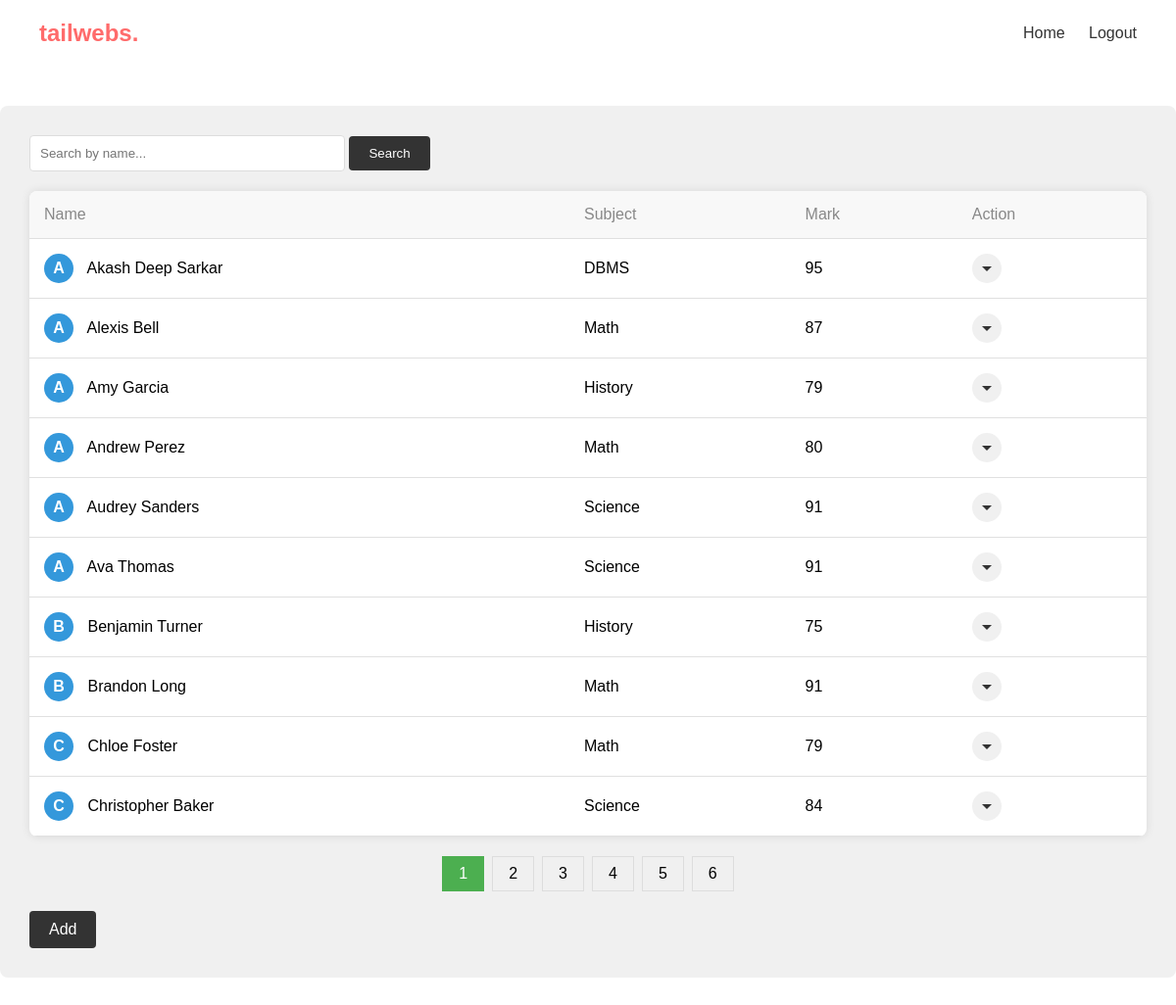
Screenshot of /index.php (signed in) with the database file from the repository.
### tables this page shows
CREATE TABLE `students` (
  `id` int(11) NOT NULL,
  `name` varchar(100) NOT NULL,
  `subject` varchar(100) NOT NULL,
  `marks` int(11) NOT NULL
);

### index.php (the view, shortened to what this page needs)
<?php
require 'db/db.php';
$search = isset($_GET['search']) ? $_GET['search'] : '';
$studentsPerPage = 10;
$page = isset($_GET['page']) ? (int)$_GET['page'] : 1;
$offset = ($page - 1) * $studentsPerPage;
$totalStudentsQuery = $pdo->prepare("SELECT COUNT(*) FROM students WHERE name LIKE :search");
$totalStudentsQuery->execute(['search' => "%$search%"]);
$totalStudents = $totalStudentsQuery->fetchColumn();
$totalPages = ceil($totalStudents / $studentsPerPage);
$stmt = $pdo->prepare("SELECT * FROM students WHERE name LIKE :search ORDER BY name ASC LIMIT :limit OFFSET :offset");
$stmt->bindValue(':search', "%$search%", PDO::PARAM_STR);
$stmt->bindValue(':limit', $studentsPerPage, PDO::PARAM_INT);
$stmt->bindValue(':offset', $offset, PDO::PARAM_INT);
$stmt->execute();
$students = $stmt->fetchAll();
?>
<!DOCTYPE html>
<html lang="en">
<head>
</head>
<body>
    <div class="header">
        <div class="logo">tailwebs.</div>
        <div class="nav-links">
            <a href="index.php">Home</a>
            <a href="logout.php">Logout</a>
        </div>
    </div>
    <div class="container">
        <div class="search-container">
            <form action="" method="GET">
                <input type="text" name="search" placeholder="Search by name..." value="<?= htmlspecialchars($search) ?>">
                <button type="submit">Search</button>
            </form>
        </div>
        <div class="table-container">
            <table>
                <thead>
                    <tr>
                        <th>Name</th>
                        <th>Subject</th>
                        <th>Mark</th>
                        <th>Action</th>
                    </tr>
                </thead>
                <tbody>
                    <?php foreach ($students as $student): ?>
                        <tr>
                            <td>
                                <div class="profile-pic">
                                    <?= strtoupper(substr($student['name'], 0, 1)) ?>
                                </div>
                                <?= htmlspecialchars($student['name']) ?>
                            </td>
                            <td><?= htmlspecialchars($student['subject']) ?></td>
                            <td><?= htmlspecialchars($student['marks']) ?></td>
                            <td>
                                <div class="dropdown" style="position: relative; display: inline-block;">
                                    <button class="action-btn"></button>
                                </div>
                            </td>
                        </tr>
                    <?php endforeach; ?>
                </tbody>
            </table>
        </div>
        <div class="pagination">
            <?php for ($i = 1; $i <= $totalPages; $i++): ?>
                <a href="?page=<?= $i ?>&search=<?= urlencode($search) ?>" <?= $i === $page ? 'class="active"' : '' ?>><?= $i ?></a>
            <?php endfor; ?>
        </div>
        <a href="#" class="add-btn" onclick="openAddModal()">Add</a>
    </div>
</body>
</html>

### index.php (style rules this page uses)
body { font-family: Arial, sans-serif; background-color: #ffffff; margin: 0; padding: 0; }
.header { display: flex; justify-content: space-between; align-items: center; padding: 20px 40px; background-color: #fff; }
.logo { color: #ff6b6b; font-size: 24px; font-weight: bold; }
.nav-links a { text-decoration: none; color: #333; margin-left: 20px; }
.container { max-width: 1200px; margin: 40px auto; background-color: #f0f0f0; padding: 30px; border-radius: 8px; }
.table-container { background-color: #fff; border-radius: 8px; overflow: hidden; box-shadow: 0 0 10px rgba(0, 0, 0, 0.1); }
table { width: 100%; border-collapse: collapse; }
th, td { padding: 15px; text-align: left; border-bottom: 1px solid #e0e0e0; }
th { background-color: #f8f8f8; font-weight: normal; color: #888; }
.profile-pic { width: 30px; height: 30px; border-radius: 50%; background-color: #3498db; color: #fff; display: inline-flex; justify-content: center; align-items: center; font-weight: bold; margin-right: 10px; }
.action-btn { background-color: #f0f0f0; border: none; width: 30px; height: 30px; border-radius: 50%; cursor: pointer; position: relative; display: flex; justify-content: center; align-items: center; }
.action-btn::after { content: ''; width: 0; height: 0; border-left: 5px solid transparent; border-right: 5px solid transparent; border-top: 5px solid #333; }
.add-btn { display: inline-block; margin-top: 20px; padding: 10px 20px; background-color: #333; color: #fff; text-decoration: none; border-radius: 4px; }
.pagination { display: flex; justify-content: center; margin-top: 20px; }
.pagination a { color: black; float: left; padding: 8px 16px; text-decoration: none; transition: background-color .3s; border: 1px solid #ddd; margin: 0 4px; }
.pagination a.active { background-color: #4CAF50; color: white; border: 1px solid #4CAF50; }
.search-container { margin-bottom: 20px; }
.search-container input[type="text"] { padding: 10px; width: 300px; border: 1px solid #ddd; border-radius: 4px; }
.search-container button { padding: 10px 20px; background-color: #333; color: #fff; border: none; border-radius: 4px; cursor: pointer; }

### rows the page displays
students: name "A", name "Akash Deep Sarkar", subject "DBMS", marks "95"
students: name "A", name "Alexis Bell", subject "Math", marks "87"
students: name "A", name "Amy Garcia", subject "History", marks "79"
students: name "A", name "Andrew Perez", subject "Math", marks "80"
students: name "A", name "Audrey Sanders", subject "Science", marks "91"
students: name "A", name "Ava Thomas", subject "Science", marks "91"
students: name "B", name "Benjamin Turner", subject "History", marks "75"
students: name "B", name "Brandon Long", subject "Math", marks "91"
students: name "C", name "Chloe Foster", subject "Math", marks "79"
students: name "C", name "Christopher Baker", subject "Science", marks "84"
